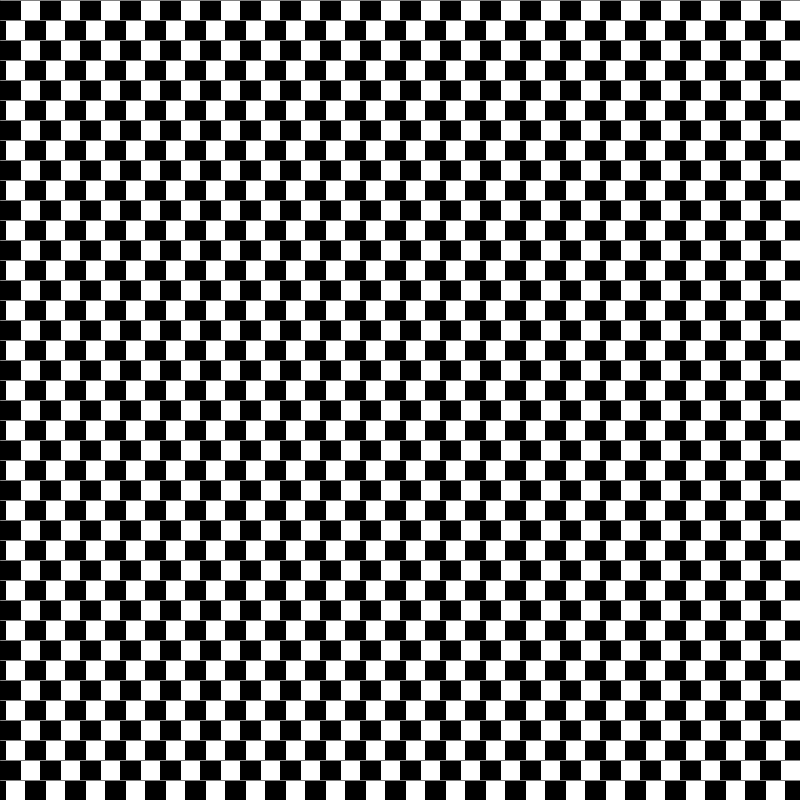
Frame 1 (no input)
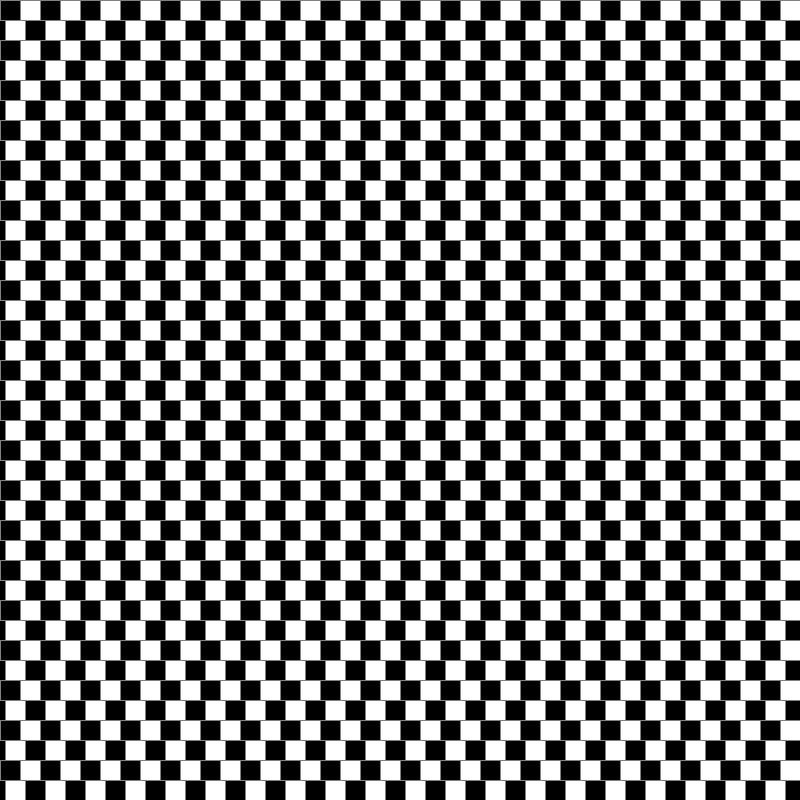
Frame 60 (the mouse pressed at the canvas centre just before this capture)
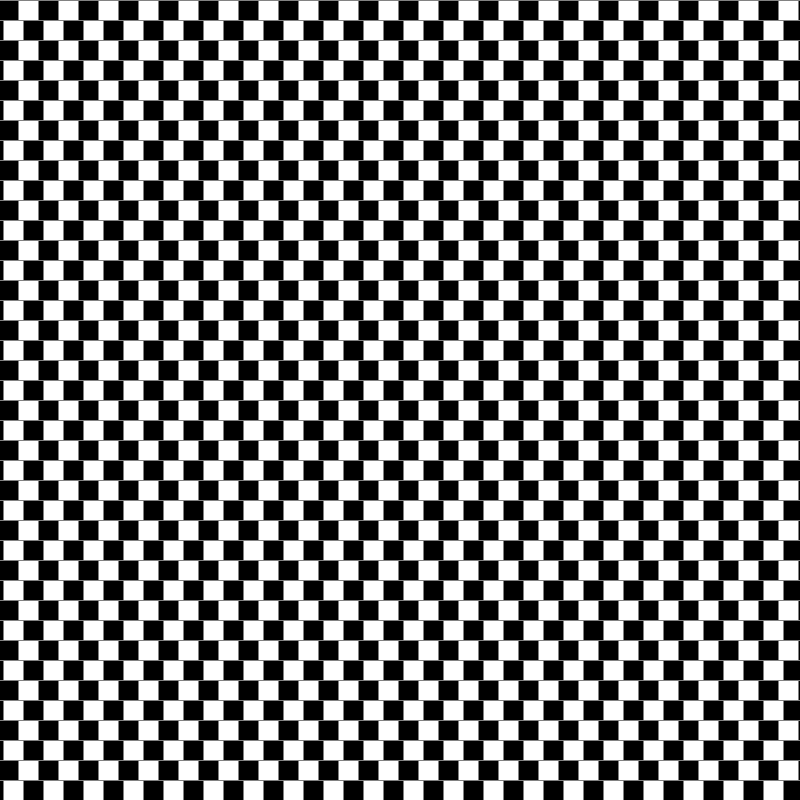
Frame 120 (the mouse held since frame 60 and released just before this capture)

The Processing sketch that drew these frames (run headless with seeded random() and noise(); from frame 60 on, the mouse is pressed at the canvas centre):

// Processing sketch: Ilusion2_1
// ── Ilusion2_1.pde
float a;
float b;
void setup() {
  size(800, 800);
  background(255);
  a=0;
  b=0;
}
void draw() {
  background(255);
  strokeWeight(1);
  fill(0);

  for (int i = -width; i < width; i+=40) {
    for (int j = 0; j < height; j+=40) {
      rect(a+i, j, 20, 20);
    }
  }
  for (int i = width*2; i > -width; i-=40) {
    for (int j = -20; j < height; j+=40) {
      rect(b+i-15, j, 20, 20);
    }
  }
  for (int j = 0; j < height; j+=20) {
    stroke(130, 130, 130);
    line(0, j, width, j);
  }

  if (mousePressed == true) {
    a = a+2;
    if (a > width) {
      a = 0;
    }
    //b = b-2;
    //if (b < -width) {
    //  b = 0;
    //}

    b = b+2;
    if (b > width) {
      b = 0;
    }
  }
  
  if (keyPressed == true) {
    a = a+2;
    if (a > width) {
      a = 0;
    }
    b = b-2;
    if (b < -width) {
      b = 0;
    }
  }
}
